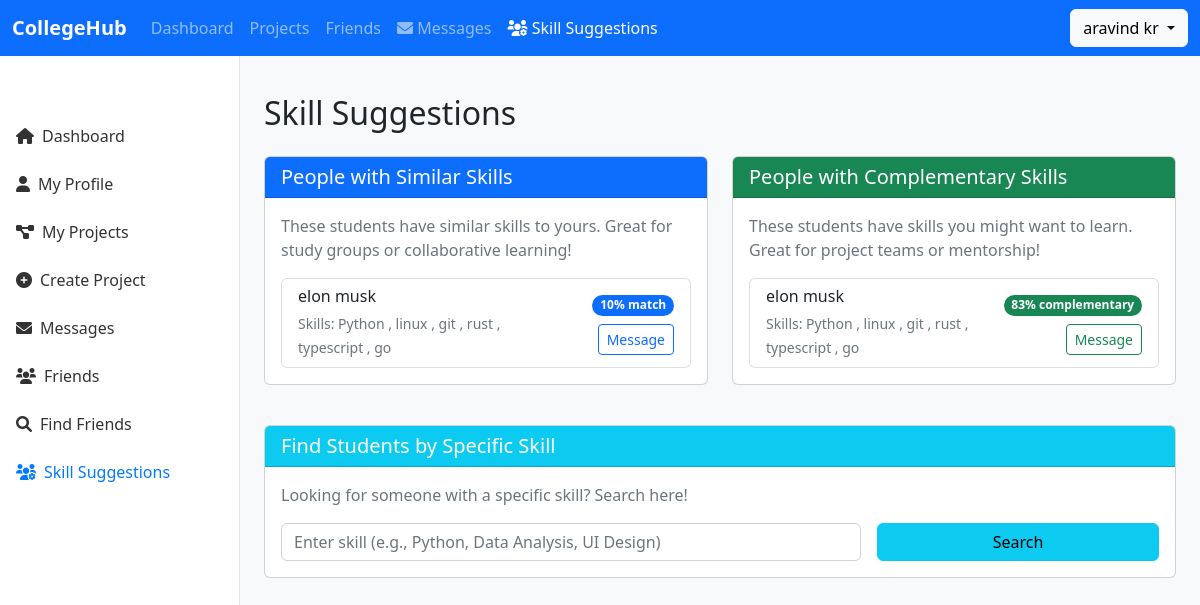
The app's page /skill_suggestions (signed in) with its own data.
### app.py (models this page shows)
class User(UserMixin, db.Model):
    id = db.Column(db.Integer, primary_key=True)
    first_name = db.Column(db.String(150), nullable=False)
    last_name = db.Column(db.String(150), nullable=False)
    email = db.Column(db.String(120), unique=True, nullable=False)
    password = db.Column(db.String(255), nullable=False)
    profile_picture = db.Column(db.String(255))
    bio = db.Column(db.String(500))
    college = db.Column(db.String(200))
    github = db.Column(db.String(255))
    linkedin = db.Column(db.String(255))
    profile_visibility = db.Column(db.String(20), default='public')
    friend_request_setting = db.Column(db.String(20), default='everyone')
    owned_projects = db.relationship('Project', back_populates='owner')
    joined_projects = db.relationship('Project',
                                     secondary='project_members',
                                     primaryjoin="User.id == ProjectMember.user_id",
                                     secondaryjoin="ProjectMember.project_id == Project.id",
                                     viewonly=True)
    skills = db.Column(db.Text)
    def get_skills_list(self):
        if not self.skills:
            return []
        return [skill.strip().lower() for skill in self.skills.split(',')]

### app.py (the view)
@app.route('/skill_suggestions')
@login_required
def skill_suggestions():
    users = User.query.filter(User.id != current_user.id).all()
    if not current_user.skills:
        flash("Please add skills to your profile to get suggestions.", "info")
        return redirect(url_for('edit_profile'))
    similar_users = []
    complementary_users = []
    for user in users:
        if user.skills:  # Skip users with no skills
            similarity = get_skill_similarity(current_user, user)
            complementarity = get_skill_complementarity(current_user, user)
            similar_users.append((user, similarity))
            complementary_users.append((user, complementarity))
    similar_users.sort(key=lambda x: x[1], reverse=True)
    complementary_users.sort(key=lambda x: x[1], reverse=True)
    top_similar = similar_users[:5]
    top_complementary = complementary_users[:5]
    return render_template(
        'skill_suggestions.html',
        similar_users=top_similar,
        complementary_users=top_complementary
    )

### app.py (called while the page is built)
@login_manager.user_loader
def load_user(user_id):
    user = db.session.get(User, user_id)
    return user

def get_skill_similarity(user1, user2):
    skills1 = set(user1.get_skills_list())
    skills2 = set(user2.get_skills_list())
    if not skills1 or not skills2:
        return 0
    intersection = len(skills1.intersection(skills2))
    union = len(skills1.union(skills2))
    return intersection / union if union > 0 else 0

def get_skill_complementarity(user1, user2):
    skills1 = set(user1.get_skills_list())
    skills2 = set(user2.get_skills_list())
    if not skills1 or not skills2:
        return 0
    complementary_skills = skills2.difference(skills1)
    return len(complementary_skills) / len(skills2) if skills2 else 0

### templates/skill_suggestions.html (shortened to what this page needs)
{% extends 'base.html' %}
{% block content %}
<div class="container py-4">
    <h2 class="mb-4">Skill Suggestions</h2>
    <div class="row">
        <div class="col-md-6">
            <div class="card mb-4">
                <div class="card-header bg-primary text-white">
                    <h5 class="card-title mb-0">People with Similar Skills</h5>
                </div>
                <div class="card-body">
                    <p class="card-text text-muted mb-3">
                        These students have similar skills to yours. Great for study groups or collaborative learning!
                    </p>
                    {% if similar_users %}
                        <div class="list-group">
                            {% for user, score in similar_users %}
                                <div class="list-group-item">
                                    <div class="d-flex justify-content-between align-items-center">
                                        <div>
                                            <h6 class="mb-1">{{ user.first_name }} {{ user.last_name }}</h6>
                                            <small class="text-muted">Skills: {{ user.skills }}</small>
                                        </div>
                                        <div class="text-end">
                                            <span class="badge bg-primary rounded-pill">{{ (score * 100)|int }}% match</span>
                                            <a href="{{ url_for('conversation', user_id=user.id) }}" class="btn btn-sm btn-outline-primary mt-2">Message</a>
                                        </div>
                                    </div>
                                </div>
                            {% endfor %}
                        </div>
                    {% else %}
                        <p class="text-center">No similar users found.</p>
                    {% endif %}
                </div>
            </div>
        </div>
        <div class="col-md-6">
            <div class="card mb-4">
                <div class="card-header bg-success text-white">
                    <h5 class="card-title mb-0">People with Complementary Skills</h5>
                </div>
                <div class="card-body">
                    <p class="card-text text-muted mb-3">
                        These students have skills you might want to learn. Great for project teams or mentorship!
                    </p>
                    {% if complementary_users %}
                        <div class="list-group">
                            {% for user, score in complementary_users %}
                                <div class="list-group-item">
                                    <div class="d-flex justify-content-between align-items-center">
                                        <div>
                                            <h6 class="mb-1">{{ user.first_name }} {{ user.last_name }}</h6>
                                            <small class="text-muted">Skills: {{ user.skills }}</small>
                                        </div>
                                        <div class="text-end">
                                            <span class="badge bg-success rounded-pill">{{ (score * 100)|int }}% complementary</span>
                                            <a href="{{ url_for('conversation', user_id=user.id) }}" class="btn btn-sm btn-outline-success mt-2">Message</a>
                                        </div>
                                    </div>
                                </div>
                            {% endfor %}
                        </div>
                    {% else %}
                        <p class="text-center">No complementary users found.</p>
                    {% endif %}
                </div>
            </div>
        </div>
    </div>
    <div class="row mt-3">
        <div class="col-12">
            <div class="card">
                <div class="card-header bg-info text-white">
                    <h5 class="card-title mb-0">Find Students by Specific Skill</h5>
                </div>
                <div class="card-body">
                    <p class="card-text text-muted mb-3">
                        Looking for someone with a specific skill? Search here!
                    </p>
                    <form action="{{ url_for('find_by_skill') }}" method="POST" class="row g-3">
                        <div class="col-md-8">
                            <input type="text" name="skill" class="form-control" placeholder="Enter skill (e.g., Python, Data Analysis, UI Design)" required>
                        </div>
                        <div class="col-md-4">
                            <button type="submit" class="btn btn-info w-100">Search</button>
                        </div>
                    </form>
                </div>
            </div>
        </div>
    </div>
</div>
{% endblock %}

### templates/base.html (shortened to what this page needs)
<!DOCTYPE html>
<html lang="en">
<head>
    <link href="https://cdn.jsdelivr.net/npm/bootstrap@5.2.3/dist/css/bootstrap.min.css" rel="stylesheet">
    <link rel="stylesheet" href="https://cdnjs.cloudflare.com/ajax/libs/font-awesome/6.0.0/css/all.min.css">
</head>
<body>
    <nav class="navbar navbar-expand-lg navbar-dark bg-primary fixed-top">
        <div class="container-fluid">
            <a class="navbar-brand" href="{{ url_for('dashboard') }}">CollegeHub</a>
            <div class="collapse navbar-collapse" id="navbarSupportedContent">
                <ul class="navbar-nav me-auto mb-2 mb-lg-0">
                    <li class="nav-item">
                        <a class="nav-link" href="{{ url_for('dashboard') }}">Dashboard</a>
                    </li>
                    <li class="nav-item">
                        <a class="nav-link" href="{{ url_for('my_projects') }}">Projects</a>
                    </li>
                    <li class="nav-item">
                        <a class="nav-link" href="{{ url_for('friends') }}">Friends</a>
                    </li>
                    <li class="nav-item">
                        <a class="nav-link position-relative" href="{{ url_for('messages') }}">
                            <i class="fas fa-envelope"></i> Messages
                        </a>
                    </li>
                    <li class="nav-item">
                        <a class="nav-link" href="{{ url_for('skill_suggestions') }}">
                            <i class="fas fa-users-cog"></i> Skill Suggestions
                        </a>
                    </li>
                </ul>
                <div class="d-flex">
                    <div class="dropdown">
                        <button class="btn btn-light dropdown-toggle" type="button" id="dropdownMenuButton" data-bs-toggle="dropdown" aria-expanded="false">
                            {{ current_user.first_name }} {{ current_user.last_name }}
                        </button>
                    </div>
                </div>
            </div>
        </div>
    </nav>
    <div class="sidebar d-none d-md-block">
        <div class="sidebar-sticky">
            <ul class="nav flex-column">
                <li class="nav-item">
                    <a class="nav-link" href="{{ url_for('dashboard') }}">
                        <i class="fas fa-home me-2"></i>Dashboard
                    </a>
                </li>
                <li class="nav-item">
                    <a class="nav-link" href="{{ url_for('profile') }}">
                        <i class="fas fa-user me-2"></i>My Profile
                    </a>
                </li>
                <li class="nav-item">
                    <a class="nav-link" href="{{ url_for('my_projects') }}">
                        <i class="fas fa-project-diagram me-2"></i>My Projects
                    </a>
                </li>
                <li class="nav-item">
                    <a class="nav-link" href="{{ url_for('create_project') }}">
                        <i class="fas fa-plus-circle me-2"></i>Create Project
                    </a>
                </li>
                <li class="nav-item">
                    <a class="nav-link position-relative" href="{{ url_for('messages') }}">
                        <i class="fas fa-envelope me-2"></i>Messages
                    </a>
                </li>
                <li class="nav-item">
                    <a class="nav-link" href="{{ url_for('friends') }}">
                        <i class="fas fa-users me-2"></i>Friends
                    </a>
                </li>
                <li class="nav-item">
                    <a class="nav-link" href="{{ url_for('search_friends') }}">
                        <i class="fas fa-search me-2"></i>Find Friends
                    </a>
                </li>
                <li class="nav-item">
                    <a class="nav-link" href="{{ url_for('skill_suggestions') }}">
                        <i class="fas fa-users-cog me-2"></i>Skill Suggestions
                    </a>
                </li>
            </ul>
        </div>
    </div>
    <main role="main">
        <div class="container-fluid">
            {% block content %}{% endblock %}
        </div>
    </main>
</body>
</html>

### templates/base.html (style rules this page uses)
body { background-color: #f8f9fa; }
.navbar-brand { font-weight: bold; }
.nav-link { font-weight: 500; }
.sidebar { position: fixed; top: 56px; bottom: 0; left: 0; z-index: 100; padding: 48px 0 0; box-shadow: inset -1px 0 0 rgba(0, 0, 0, .1); background-color: #fff; }
.sidebar-sticky { position: relative; top: 0; height: calc(100vh - 48px); padding-top: .5rem; overflow-x: hidden; overflow-y: auto; }
.sidebar .nav-link { font-weight: 500; color: #333; padding: .75rem 1rem; }
.sidebar .nav-link.active { color: #007bff; }
main { padding-top: 70px; }
@media (min-width: 768px) { main { padding-left: 240px; } }
@media (min-width: 768px) { .sidebar { width: 240px; } }

### records on screen
User: first_name "aravind", last_name "kr"
User: first_name "elon", last_name "musk", skills "Python , linux , git , rust , typescript , go", value "10", value "83"
